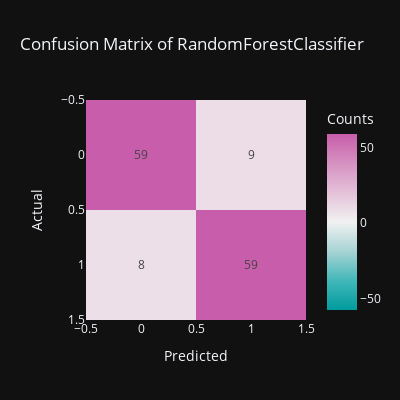
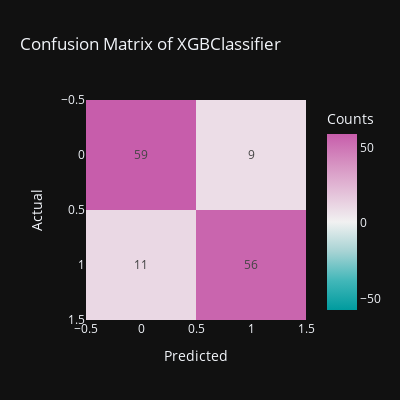

These figures' notebook cell, in order:
### Code cell
models = [rfc,xgb]
for model in models:
    # Create a pipeline with the preprocessor and the model
    pipeline = Pipeline(steps=[
        ('preprocessor', preprocessor),
        ('model', model)
    ])
    pipeline.fit(X_train, y_train_encoded)
    y_pred = pipeline.predict(X_eval)
    print("Model: ", model.__class__.__name__)
    print("Classification Report: \n", classification_report(y_eval_encoded, y_pred))
    print("Model: ",model.__class__.__name__)
    fig=px.imshow(confusion_matrix(y_eval_encoded,y_pred),color_continuous_scale='tropic',title="Confusion Matrix of "+model.__class__.__name__,
              labels=dict(x="Predicted",y="Actual",color="Counts"),color_continuous_midpoint=0.8,
              width=400,height=400,template="plotly_dark",text_auto=True)
    fig.show()
    print("----------------------------------------------------------")

### Figure 1 — Plotly figure (JSON) as saved in the notebook; plotly's stock layout.template omitted (floating-point values rounded to 4 significant figures)
{"data": [{"coloraxis": "coloraxis", "hovertemplate": "Predicted: %{x}<br>Actual: %{y}<br>Counts: %{z}<extra></extra>", "name": "0", "texttemplate": "%{z}", "type": "heatmap", "xaxis": "x", "yaxis": "y", "z": [[59, 9], [8, 59]]}], "layout": {"coloraxis": {"cmid": 0.8, "colorbar": {"title": {"text": "Counts"}}, "colorscale": [[0, "rgb(0, 155, 158)"], [0.1667, "rgb(66, 183, 185)"], [0.3333, "rgb(167, 211, 212)"], [0.5, "rgb(241, 241, 241)"], [0.6667, "rgb(228, 193, 217)"], [0.8333, "rgb(214, 145, 193)"], [1, "rgb(199, 93, 171)"]]}, "height": 400, "title": {"text": "Confusion Matrix of RandomForestClassifier"}, "width": 400, "xaxis": {"anchor": "y", "constrain": "domain", "domain": [0, 1], "scaleanchor": "y", "title": {"text": "Predicted"}}, "yaxis": {"anchor": "x", "autorange": "reversed", "constrain": "domain", "domain": [0, 1], "title": {"text": "Actual"}}}}

### Figure 2 — Plotly figure (JSON) as saved in the notebook; plotly's stock layout.template omitted (floating-point values rounded to 4 significant figures)
{"data": [{"coloraxis": "coloraxis", "hovertemplate": "Predicted: %{x}<br>Actual: %{y}<br>Counts: %{z}<extra></extra>", "name": "0", "texttemplate": "%{z}", "type": "heatmap", "xaxis": "x", "yaxis": "y", "z": [[59, 9], [11, 56]]}], "layout": {"coloraxis": {"cmid": 0.8, "colorbar": {"title": {"text": "Counts"}}, "colorscale": [[0, "rgb(0, 155, 158)"], [0.1667, "rgb(66, 183, 185)"], [0.3333, "rgb(167, 211, 212)"], [0.5, "rgb(241, 241, 241)"], [0.6667, "rgb(228, 193, 217)"], [0.8333, "rgb(214, 145, 193)"], [1, "rgb(199, 93, 171)"]]}, "height": 400, "title": {"text": "Confusion Matrix of XGBClassifier"}, "width": 400, "xaxis": {"anchor": "y", "constrain": "domain", "domain": [0, 1], "scaleanchor": "y", "title": {"text": "Predicted"}}, "yaxis": {"anchor": "x", "autorange": "reversed", "constrain": "domain", "domain": [0, 1], "title": {"text": "Actual"}}}}
